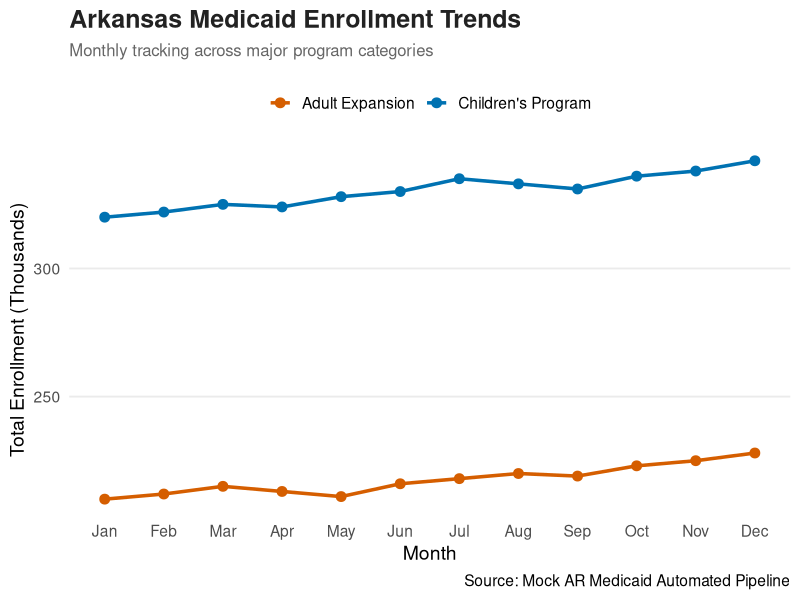

The R script that drew this image:
library(ggplot2)

# 1. Create a realistic, mock Medicaid dataset
months <- c("Jan", "Feb", "Mar", "Apr", "May", "Jun", "Jul", "Aug", "Sep", "Oct", "Nov", "Dec")
months_factor <- factor(months, levels = months) # Keeps months in calendar order

data_children <- data.frame(
  Month = months_factor,
  Enrollment = c(320, 322, 325, 324, 328, 330, 335, 333, 331, 336, 338, 342),
  Category = "Children's Program"
)

data_adults <- data.frame(
  Month = months_factor,
  Enrollment = c(210, 212, 215, 213, 211, 216, 218, 220, 219, 223, 225, 228),
  Category = "Adult Expansion"
)

# Combine into a single data frame
medicaid_data <- rbind(data_children, data_adults)

# 2. Build a complex, polished ggplot
complex_plot <- ggplot(medicaid_data, aes(x = Month, y = Enrollment, group = Category, color = Category)) +
  # Add trend lines
  geom_line(linewidth = 1.2) +
  # Add data points on top of lines
  geom_point(size = 3) +
  # Custom clean colors
  scale_color_manual(values = c("Children's Program" = "#0072B2", "Adult Expansion" = "#D55E00")) +
  # Polish titles and text labels
  labs(
    title = "Arkansas Medicaid Enrollment Trends",
    subtitle = "Monthly tracking across major program categories",
    x = "Month",
    y = "Total Enrollment (Thousands)",
    caption = "Source: Mock AR Medicaid Automated Pipeline"
  ) +
  # Apply a crisp layout theme
  theme_minimal(base_size = 14) +
  theme(
    plot.title = element_text(face = "bold", size = 18, color = "#222222"),
    plot.subtitle = element_text(size = 12, color = "#666666", margin = margin(b = 15)),
    legend.position = "top",
    legend.title = element_blank(),
    panel.grid.minor = element_blank(),
    panel.grid.major.x = element_blank() # Remove vertical gridlines for a cleaner look
  )

# 3. Save the high-resolution visualization
ggsave("my_plot.png", plot = complex_plot, width = 10, height = 6.5, dpi = 150)
